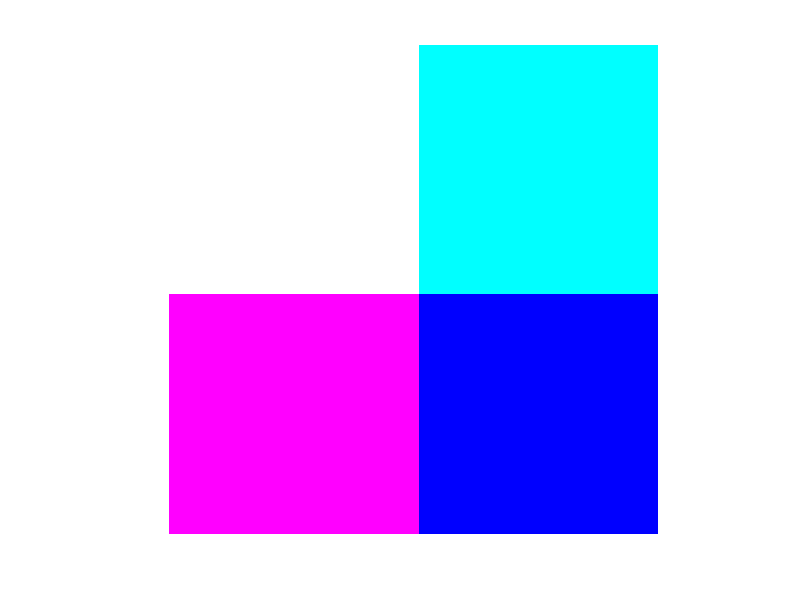

Here is the MATLAB script that generated this plot:
%% homework 1 solution
%% 1a
im = 60*ones(500,500);
imshow(im, [0 255])
%% 1b
A = [255* ones(500,2), zeros(500,2)];
im = repmat(A, 1, 125);
imshow(im, [0 255])
%% 1c
im = [32*ones(500,255), 200*ones(500,255)];
imshow(im, [0 255])
%% 1d
im = ([0:499]/2)'*ones(1,500);
imshow(im, [0 255])
%% 1e using function meshgrid
[y, x] = meshgrid(0:499, 0:499);
I = 255*exp(-(((x-64).^2+(y-64).^2)/(200.^2)));
imshow(uint8(I), [0 255])
%% 1f
im = ones(500,500,3);
im(256:500,:,2) = 0;
im(:,256:500,1) = 0;
imshow(im)